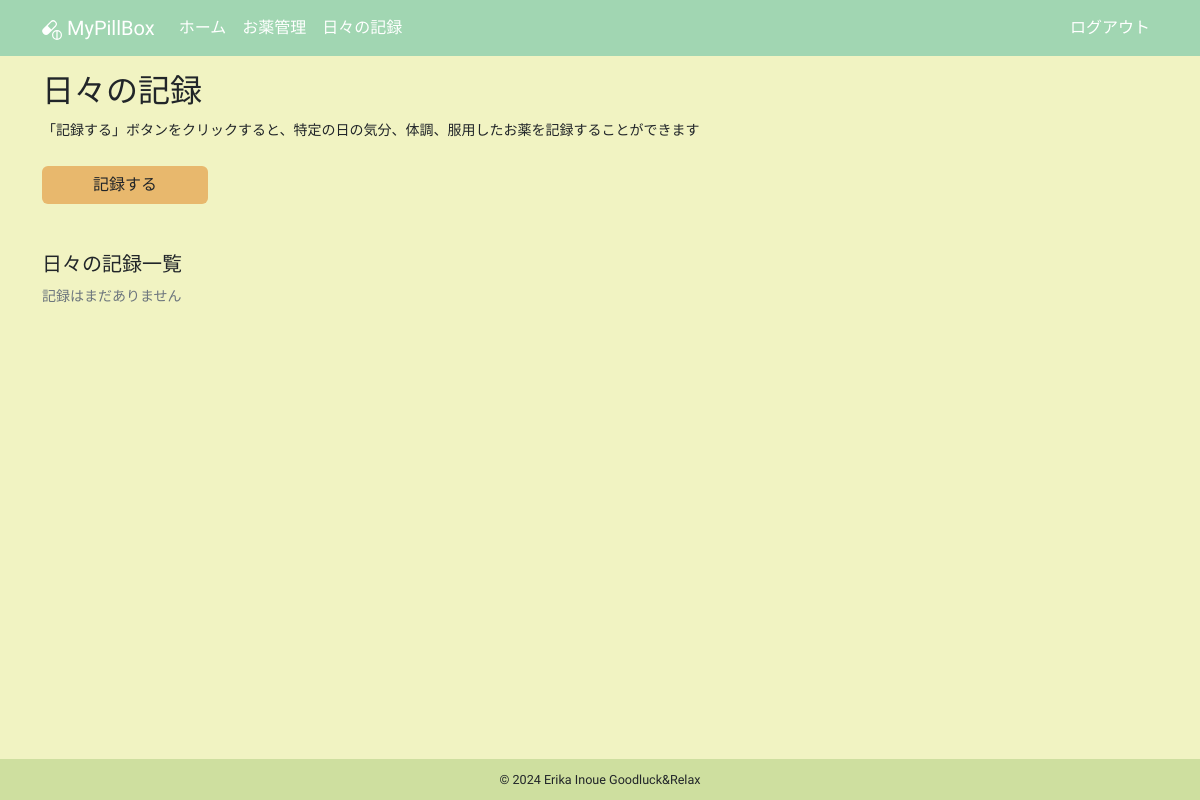
Before: /logs/ (signed in) with the older database file.
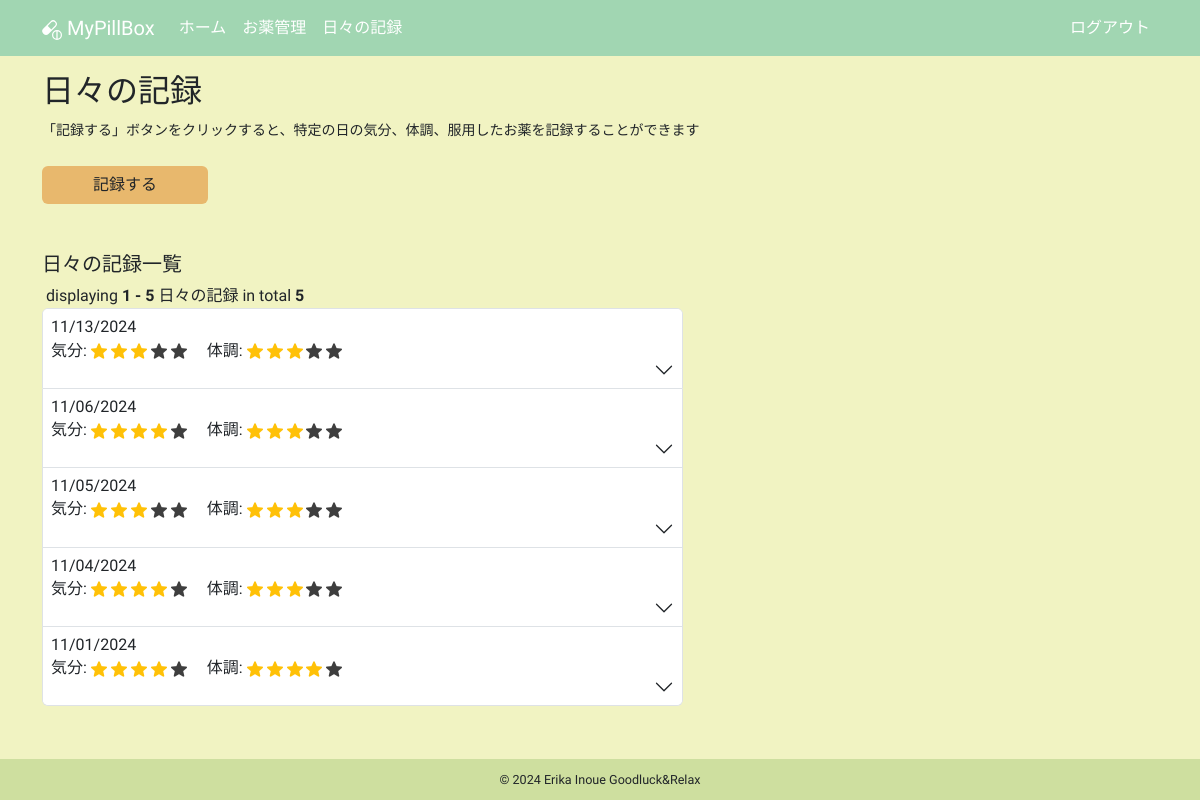
After: the same page with the newer database file.
### app/models.py (models this page shows, shortened)
class DailyLog(db.Model):
    __tablename__ = "daily_logs"
    id: so.Mapped[int] = so.mapped_column(primary_key=True)
    date: so.Mapped[datetime.date] = so.mapped_column(sa.Date)
    mood: so.Mapped[int]
    condition: so.Mapped[int]
    user_id: so.Mapped[int] = so.mapped_column(sa.ForeignKey(User.id))
    user: so.Mapped[User] = so.relationship(back_populates="daily_logs")
    daily_log_details: so.Mapped[list["DailyLogDetail"]] = so.relationship(
        cascade="all, delete-orphan", back_populates="daily_log"
    )

### app/logs/routes.py (the view)
@bp.route("/")
@login_required
def list():
    title = _("日々の記録")
    form = EmptyForm()
    page = request.args.get(get_page_parameter(), type=int, default=1)
    per_page = current_app.config["LOGS_PER_PAGE"]
    total_query = sa.select(sa.func.count(DailyLog.id)).where(
        DailyLog.user == current_user
    )
    total_count = db.session.scalar(total_query)
    query = (
        sa.select(DailyLog)
        .where(DailyLog.user == current_user)
        .order_by(DailyLog.date.desc())
        .limit(per_page)
        .offset((page - 1) * per_page)
    )
    daily_logs = db.session.scalars(query).all()
    for log in daily_logs:
        log.all_doses_zero = all(detail.dose == 0.0 for detail in log.daily_log_details)
        for detail in log.daily_log_details:
            detail.localized_taking_unit = format_dose_unit(
                detail.dose, detail.medicine.taking_unit
            )
    pagination = Pagination(
        page=page,
        per_page=per_page,
        total=total_count,
        display_msg=_("<b>{total}</b>件中の<b>{start} - {end}</b>件"),
        record_name=_("日々の記録"),
        css_framework="bootstrap5",
    )
    return render_template(
        "logs/list.html",
        daily_logs=daily_logs,
        form=form,
        pagination=pagination,
        title=title,
    )

### app/__init__.py (called while the page is built)
def get_locale():
    return request.accept_languages.best_match(current_app.config["LANGUAGES"])

### app/helpers.py (called while the page is built)
def format_dose_unit(dose, taking_unit):
    locale = g.locale
    if locale.startswith("en"):
        if dose and dose > 1:
            if taking_unit in ["tablet", "capsule", "packet", "drop"]:
                return f"{taking_unit}s"
            else:
                return taking_unit
        else:
            return taking_unit
    return unit_labels.get(taking_unit, taking_unit)

### app/main/routes.py (called while the page is built)
@bp.before_app_request
def before_request():
    g.locale = str(get_locale())

### app/models.py (called while the page is built)
@login.user_loader
def load_user(id):
    return db.session.get(User, int(id))

### app/templates/logs/list.html (shortened to what this page needs)
{% extends "base.html" %}
{% block content %}
  <div class="mb-4">
    <h2 class="mb-2">{{ _("日々の記録") }}</h2>
    <p>
      <small>{{ _("「記録する」ボタンをクリックすると、特定の日の気分、体調、服用したお薬を記録することができます") }}</small>
    </p>
  </div>
  <div class="row">
    <div class="col-5 col-lg-2 mb-5">
      <a href="{{ url_for('logs.create') }}" class="btn btn-custom w-100">{{ _("記録する") }}</a>
    </div>
  </div>
  <div class="row">
    <div class="col-12 col-lg-7 mb-3">
      <h5 class="mb-2">{{ _("日々の記録一覧") }}</h5>
      {% if not daily_logs %}
        <small class="text-secondary">{{ _("記録はまだありません") }}</small>
      {% else %}
        {{ pagination.info }}
        <div class="accordion mb-3" id="accordionDailyLog">
          {% for daily_log in daily_logs %}
            <div class="accordion-item">
              <h2 class="accordion-header">
                <button class="accordion-button collapsed d-flex flex-column align-items-start p-2"
                        type="button"
                        data-bs-toggle="collapse"
                        data-bs-target="#collapse{{ loop.index }}"
                        aria-expanded="false"
                        aria-controls="collapse{{ loop.index }}">
                  <span class="pb-1">{{ moment(daily_log.date).format("L") }}</span>
                  <span>{{ _("気分") }}:
                    {% for i in range(0, daily_log.mood) %}
                      <img src="{{ url_for('static', filename='images/star_on.png') }}"
                           class="star-display rating-checked"
                           alt="star">
                    {% endfor %}
                    {% if daily_log.mood < 5 %}
                      {% for i in range(daily_log.mood, 5) %}
                        <img src="{{ url_for('static', filename='images/star_on.png') }}"
                             class="star-display"
                             alt="star">
                      {% endfor %}
                    {% endif %}
                    　{{ _("体調") }}:
                    {% for i in range(0, daily_log.condition) %}
                      <img src="{{ url_for('static', filename='images/star_on.png') }}"
                           class="star-display rating-checked"
                           alt="star">
                    {% endfor %}
                    {% if daily_log.condition < 5 %}
                      {% for i in range(daily_log.condition, 5) %}
                        <img src="{{ url_for('static', filename='images/star_on.png') }}"
                             class="star-display"
                             alt="star">
                      {% endfor %}
                    {% endif %}
                  </span>
                </button>
              </h2>
            </div>
          {% endfor %}
        </div>
      {% endif %}
    </div>
  </div>
{% endblock content %}

Changed rows visible on the page:
added DailyLog: date "11/13/2024", mood 3 (drawn), condition 3 (drawn)
added DailyLog: date "11/06/2024", mood 4 (drawn), condition 3 (drawn)
added DailyLog: date "11/05/2024", mood 3 (drawn), condition 3 (drawn)
added DailyLog: date "11/04/2024", mood 4 (drawn), condition 3 (drawn)
added DailyLog: date "11/01/2024", mood 4 (drawn), condition 4 (drawn)
Other visible differences:
{{ pagination.info }}: (not shown) → "displaying 1 - 5 日々の記録 in total 5"
text no longer shown: "記録はまだありません"
